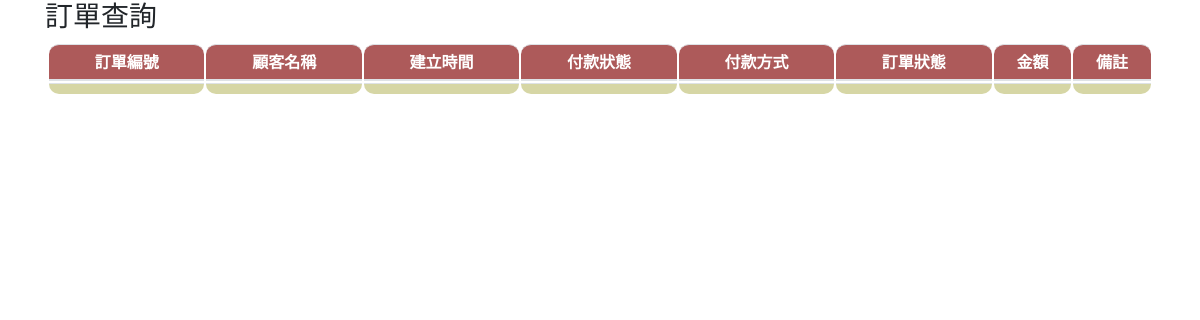
/pages/order/order.php, run on an earlier commit of the app's database.
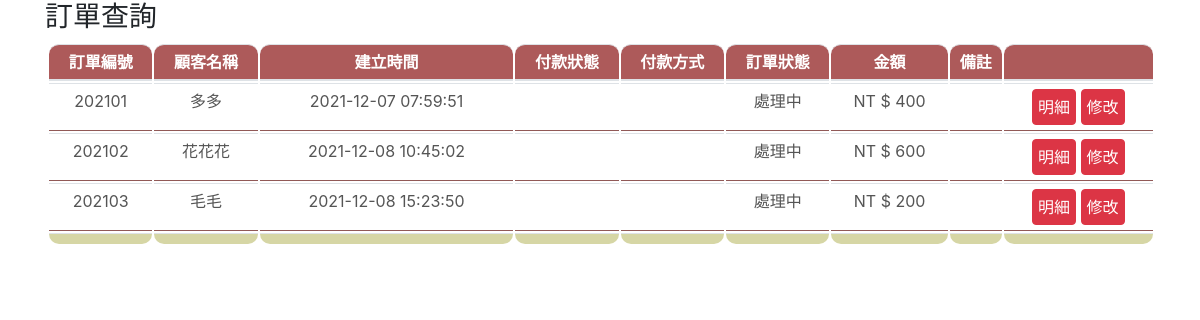
And on a later commit of the database.
### tables this page shows
CREATE TABLE `order_tracking` (
  `id` int(6) NOT NULL,
  `order-num` int(6) NOT NULL,
  `user-id` varchar(20) NOT NULL,
  `date` datetime NOT NULL,
  `payment-status` varchar(10) NOT NULL,
  `payment-method` varchar(10) NOT NULL,
  `order-status` varchar(20) NOT NULL,
  `sum` varchar(10) NOT NULL
);

### pages/order/order.php (the view, shortened to what this page needs)
<?php
require_once "../../components/pdo-connect.php";
$sqlorder = "SELECT * FROM order_tracking";
$stmt = $db_host->prepare($sqlorder);
try {
    $stmt->execute();
    $rowsOrder = $stmt->fetchAll(PDO::FETCH_ASSOC);
} catch (PDOException $e) {
    echo $e->getMessage();
}
?>
<!doctype html>
<html lang="en">
<head>
    <link rel="stylesheet" href="https://stackpath.bootstrapcdn.com/bootstrap/4.3.1/css/bootstrap.min.css">
</head>
<body>
    <div class="container">
        <div class="row align-items-center">
            <div class="col">
                <h3>訂單查詢</h3>
            </div>
        </div>
        <table class="table">
            <thead>
                <tr>
                    <th>訂單編號</th>
                    <th>顧客名稱</th>
                    <th>建立時間</th>
                    <th>付款狀態</th>
                    <th>付款方式</th>
                    <th>訂單狀態</th>
                    <th>金額</th>
                    <th>備註</th>
                    <th></th>
                </tr>
            </thead>
            <?php
            foreach ($rowsOrder as $value) :
            ?>
                <tbody>
                    <tr>
                        <td><?= $value["order-num"] ?></td>
                        <td><?=
                            $value["user-id"] ?></td>
                        <td><?= $value["date"] ?></td>
                        <td><?= $value["payment_status"] ?></td>
                        <td><?= $value["payment_method"] ?></td>
                        <td>處理中</td>
                        <td>NT &#36 <?= $value["sum"] ?></td>
                        <td></td>
                        <td>
                            <div class="btn-group" role="group" aria-label="Basic mixed styles example">
                                <a href="./order-details.php?id=<?= $value["id"] ?>" class="btn btn-danger">明細</a>
                            </div>
                            <div class="btn-group" role="group" aria-label="Basic mixed styles example">
                                <a href="./detail-edit.php?id=<?= $value["id"] ?>" class="btn btn-danger">修改</a>
                            </div>
                        </td>
                    </tr>
                <?php endforeach; ?>
                </tbody>
                <tfoot>
                    <tr>
                        <td></td>
                        <td></td>
                        <td></td>
                        <td></td>
                        <td></td>
                        <td></td>
                        <td></td>
                        <td></td>
                        <td></td>
                    </tr>
                </tfoot>
        </table>
    </div>
</body>
</html>

### pages/order/order.php (style rules this page uses)
body { background: #fff; }
a:link { text-decoration: none; }
.btn { position: relative; display: block; padding: 5px; text-align: center; border-radius: 4px; cursor: pointer; color: #fff; }
.table { width: 100%; border-collapse: separate; ; }
.table thead th { padding: 5px 0px; color: #fff; background-color: #AD5A5A; text-align: center; border-top-left-radius: 10px; border-top-right-radius: 10px; }
.table tbody td { padding: 5px 0px; color: #555; text-align: center; background-color: #fff; border-bottom: 1px solid #915957; }
.table tfoot td { padding: 5px 0px; text-align: center; background-color: #d6d6a5; border-bottom-left-radius: 10px; border-bottom-right-radius: 10px; }

What changed in the data, as far as the page shows it:
added order_tracking: value "202101", value "多多", date "2021-12-07 07:59:51", sum "400"
added order_tracking: value "202102", value "花花花", date "2021-12-08 10:45:02", sum "600"
added order_tracking: value "202103", value "毛毛", date "2021-12-08 15:23:50", sum "200"
